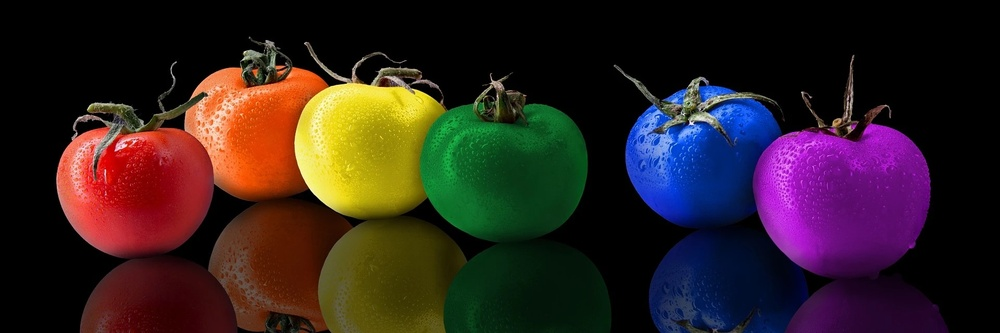
#> input picture tomato.jpg, 1000 x 333 px, shrunk from 1920 x 640 before the run
$ python '15_HSV(Hue 활용).py'
#> lines starting #> are read from the running program, lines starting #| are printed output that depends on the picture; after the words box and inside, x2 and y2 are one past the last pixel; in counts of white or black regions, pixels touching at a corner belong together
import cv2

src = cv2.imread("tomato.jpg", cv2.IMREAD_COLOR)
#> src is the input picture: shape (333, 1000, 3); mean B, G, R 31.9, 32.8, 48.4
hsv = cv2.cvtColor(src, cv2.COLOR_BGR2HSV)
#> hsv: shape (333, 1000, 3); mean H, S, V 46.1, 129.4, 63.7
h, s, v = cv2.split(hsv)
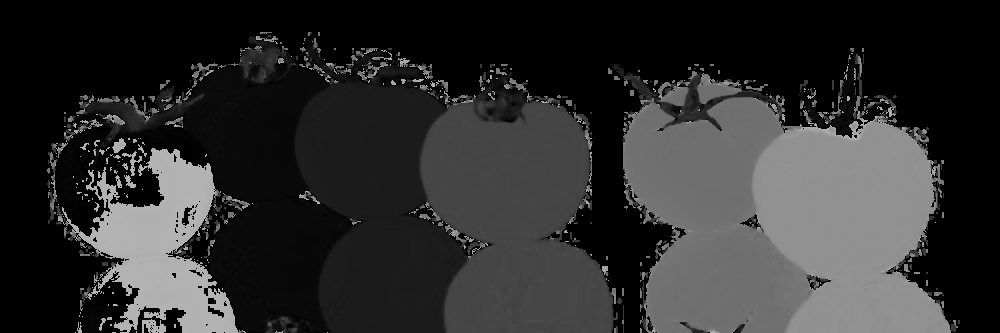
#> h: shape (333, 1000); min 0, max 179, mean 46.1
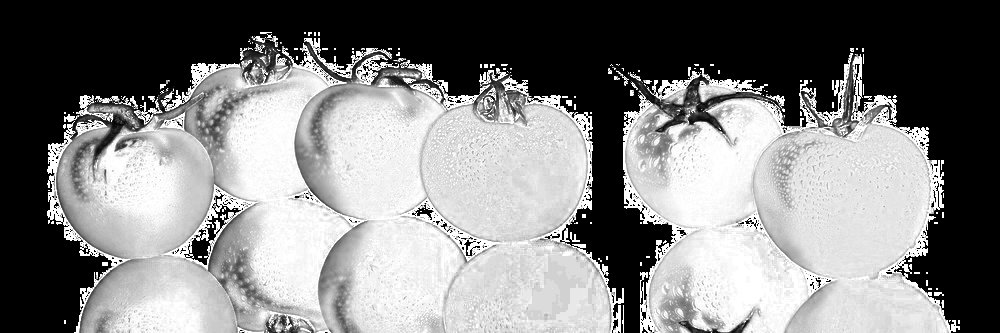
#> s: shape (333, 1000); min 0, max 255, mean 129.4
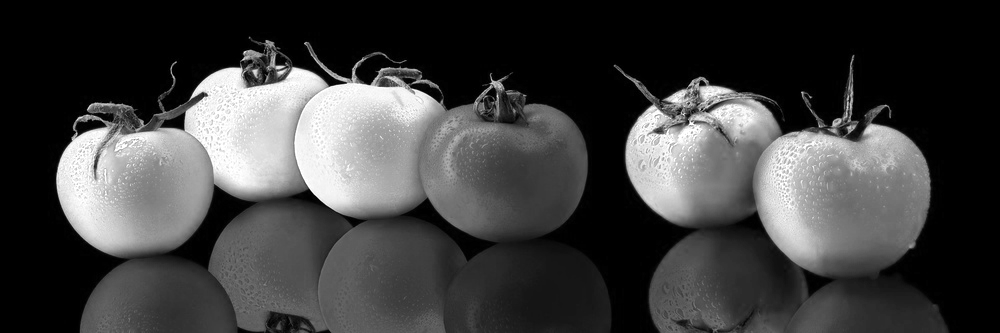
#> v: shape (333, 1000); min 0, max 255, mean 63.7

h = cv2.inRange(h, 8, 20)
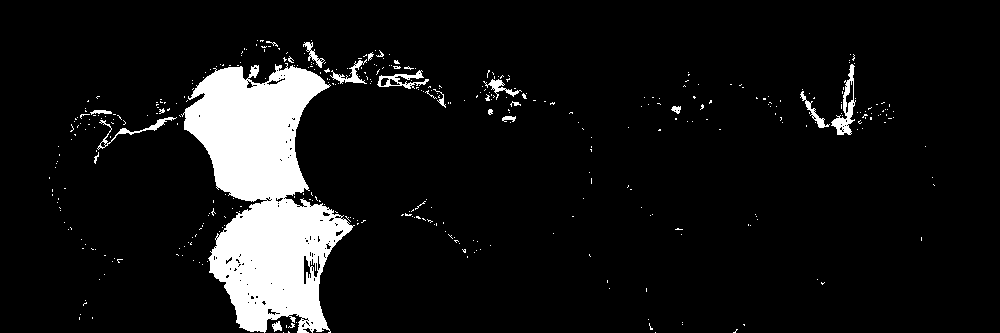
#> h: shape (333, 1000); 8.7% white; 399 white regions (379 under 20 px), largest, box (x1, y1, x2, y2) and area: (181, 63, 355, 333) 25287, (831, 64, 856, 135) 585, (377, 70, 429, 89) 354
orange = cv2.bitwise_and(hsv, hsv, mask = h)
#> orange: shape (333, 1000, 3); mean H, S, V 0.9, 17.5, 11.9
orange = cv2.cvtColor(orange, cv2.COLOR_HSV2BGR)
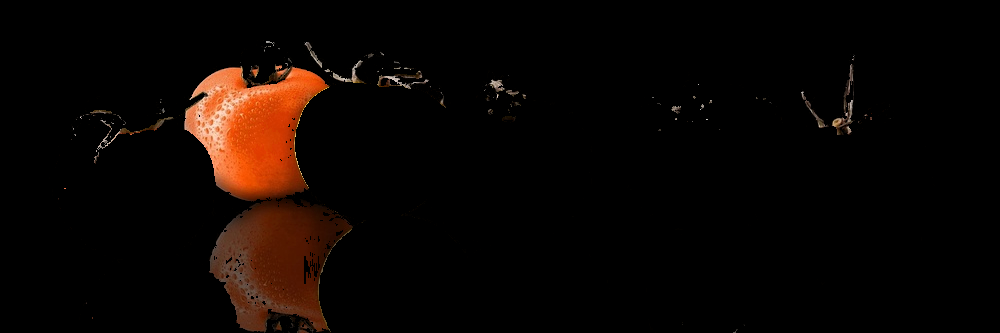
#> orange: shape (333, 1000, 3); mean B, G, R 2.6, 5.6, 11.9
"""
Hue의 범위를 조정하여 특정 색상의 범위만 출력할 수 있습니다.

배열 요소의 범위 설정 함수(cv2.inRange)로 입력된 배열의 특정 범위 영역만 추출할 수 있습니다.

dst = cv2.inRange(src, lowerb, upperb)는 입력 이미지(src)의 낮은 범위(lowerb)에서 높은 범위(upperb) 사이의 요소를 추출합니다.

주황색은 약 8 ~ 20 범위를 갖습니다.

이후, 해당 추출한 영역을 마스크로 사용해 이미지 위에 덧씌워 해당 부분만 출력합니다.

비트 연산 AND(cv2.bitwise_and)로 간단하게 마스크를 덧씌울 수 있습니다.

dst = cv2.bitwise_and(src1, src2, mask)는 입력 이미지1(src1)과 입력 이미지2(src2)의 픽셀의 이진값이 동일한 영역만 AND 연산하여 반환합니다.

마스크 영역이 존재한다면 마스크 영역만 AND 연산을 진행합니다.

특정 영역(마스크)의 AND 연산이 완료됐다면 다시 HSV 색상 공간에서 BGR 색상 공간으로 변경합니다.
"""


cv2.imshow("orange", orange)
cv2.waitKey()
cv2.destroyAllWindows()
